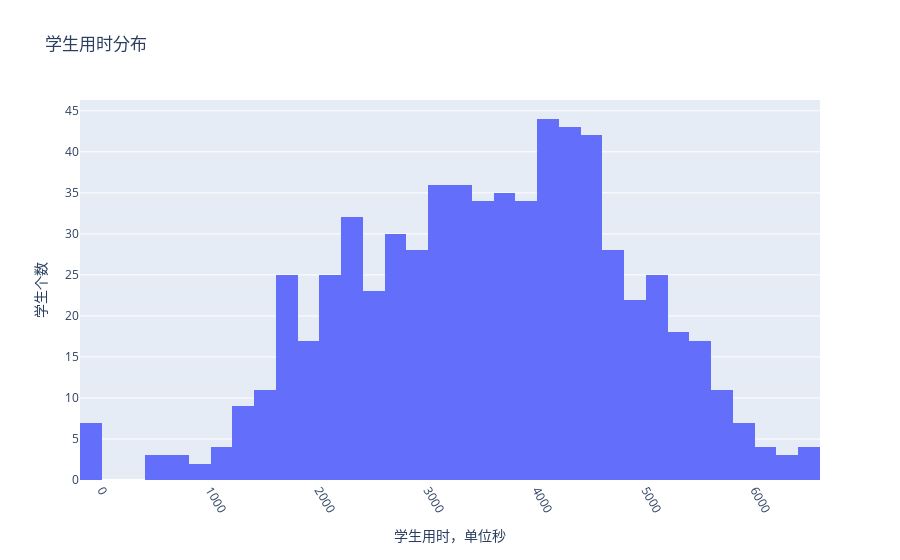

Here is the notebook cell this chart was saved with:
### Markdown cell above
## 所有答卷的完成时间的分布图如下

### Code cell
data_entity.plot()

### Figure 1 — Plotly figure (JSON) as saved in the notebook; plotly's stock layout.template omitted (floating-point values rounded to 4 significant figures; data arrays with more than 128 entries replaced by an {"elided": "..."} marker saying what was removed)
{"data": [{"type": "histogram", "x": {"elided": "662 int values"}}], "layout": {"title": {"text": "学生用时分布"}, "xaxis": {"tickangle": 60, "title": {"text": "学生用时，单位秒"}}, "yaxis": {"title": {"text": "学生个数"}}}}
